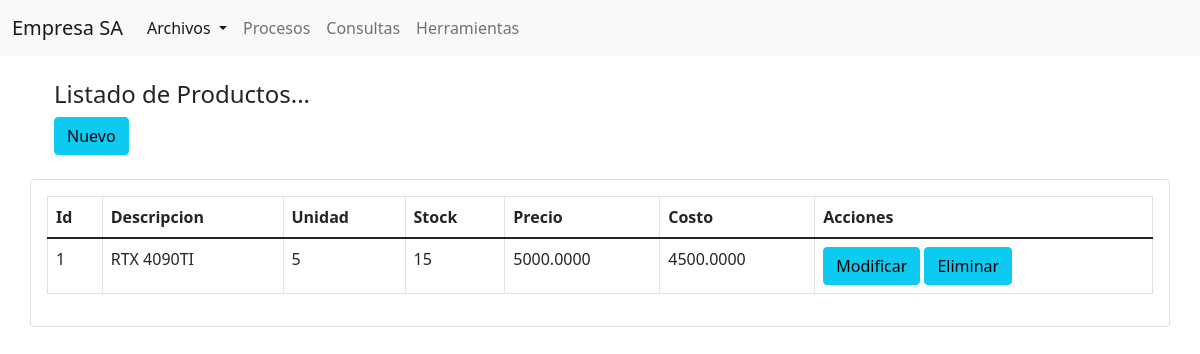
Before: /Modules/Productos/lista_producto.php with the older database file.
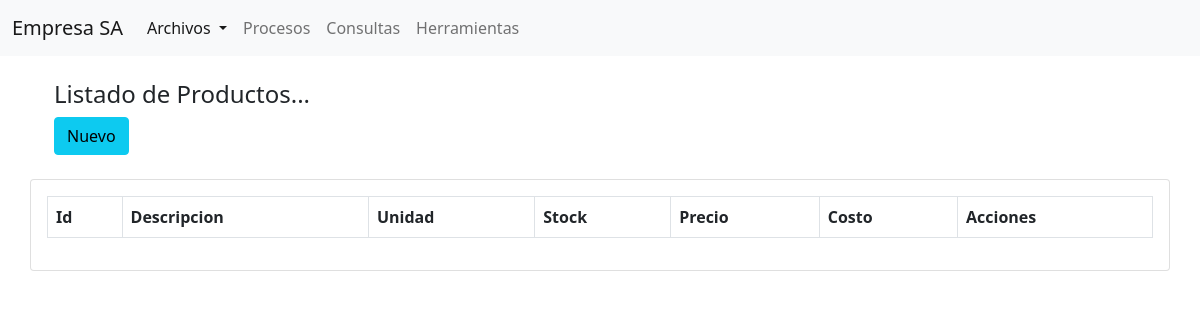
After: the same page with the newer database file.
### tables this page shows
CREATE TABLE `productos` (
  `idProducto` int(11) NOT NULL,
  `nomproducto` varchar(50) NOT NULL,
  `unimed` varchar(15) NOT NULL,
  `stock` int(11) NOT NULL,
  `preuni` decimal(10,4) NOT NULL,
  `cosuni` decimal(10,4) NOT NULL,
  `idProveedor` int(11) DEFAULT NULL
);

### clases/producto.php (called while the page is built, shortened)
<?php
class Producto {
		private $con;
		public function conectar_db($cn){
			$this->con = $cn;
		}
		public function listaprodu(){
			$sql = "SELECT * FROM productos";
			$res = mysqli_query($this->con, $sql);
			return $res;
		}
	}
?>

### Modules/Productos/lista_producto.php (the view)
<?php
include_once(__DIR__.'/../../header.php');
include_once(__DIR__.'/../../includes/acceso.php');
include_once(__DIR__.'/../../clases/producto.php');
$conexion = connect_db();
$oproducto = new Producto();
$oproducto->conectar_db($conexion);
$datos_produ = $oproducto->listaprodu();
if ($datos_produ){
    ?>
    <div class="container p-12">
        <div class="row">
        <div class="container p-4">
        <h4>Listado de Productos...</h4>
        <a href="agrega_prod.php" class="btn btn-info add-new">Nuevo</a>
        </div>
        <div class="card card-body">
            <table class="table table-bordered">
            <thead>
                <tr>
                    <th>Id</th>
                    <th>Descripcion</th>
                    <th>Unidad</th>
                    <th>Stock</th>
                    <th>Precio</th>
                    <th>Costo</th>
                    <th>Acciones</th>
                </tr>
            </thead>
            <tbody>
    <?php
    while ($row=mysqli_fetch_array($datos_produ)){
        $id=$row['idProducto'];
        $nom=$row['nomproducto'];
        $und=$row['unimed'];
        $can=$row['stock'];
        $pre=$row['preuni'];
        $cos=$row['cosuni'];
        ?>
                <tr>
                    <td><?php echo $id; ?></td>
                    <td><?php echo $nom; ?></td>
                    <td><?php echo $und; ?></td>
                    <td><?php echo $can; ?></td>
                    <td><?php echo $pre; ?></td>
                    <td><?php echo $cos; ?></td>
                    <td>
                    <a href="modifica_prod.php?codigo=<?php echo $id; ?>" class="btn btn-info add-new">Modificar</a>
                    <a href="elimina_prod.php?codigo=<?php echo $id; ?>" class="btn btn-info add-new">Eliminar</a>
                    </td>
                </tr>
             <?php
    }
    ?>
    </tbody>
   </table>
            </div>
        </div>
    </div>
<?php
}
?>

### header.php (shortened to what this page needs)
<!doctype html>
<html lang="es">
  <head>
    <link href="https://cdn.jsdelivr.net/npm/bootstrap@5.1.3/dist/css/bootstrap.min.css" rel="stylesheet">
  </head>
  <body>
  <nav class="navbar navbar-expand-lg navbar-light bg-light">
  <div class="container-fluid">
    <a class="navbar-brand" href="/Tareas/sisventas/index.php">Empresa SA</a>
    <div class="collapse navbar-collapse" id="navbarSupportedContent">
      <ul class="navbar-nav me-auto mb-2 mb-lg-0">
        <li class="nav-item dropdown">
          <a class="nav-link active dropdown-toggle" href="#" id="navbarDropdown" role="button" data-bs-toggle="dropdown" aria-expanded="false">
            Archivos
          </a>
        </li>
        <li class="nav-item">
          <a class="nav-link" href="#">Procesos</a>
        </li>
        <li class="nav-item">
          <a class="nav-link" href="#">Consultas</a>
        </li>
        <li class="nav-item">
          <a class="nav-link" href="#">Herramientas</a>
        </li>
      </ul>
    </div>
  </div>
</nav>

Changed rows visible on the page:
removed productos: idProducto "1", nomproducto "RTX 4090TI", unimed "5", stock "15", preuni "5000.0000", cosuni "4500.0000"
